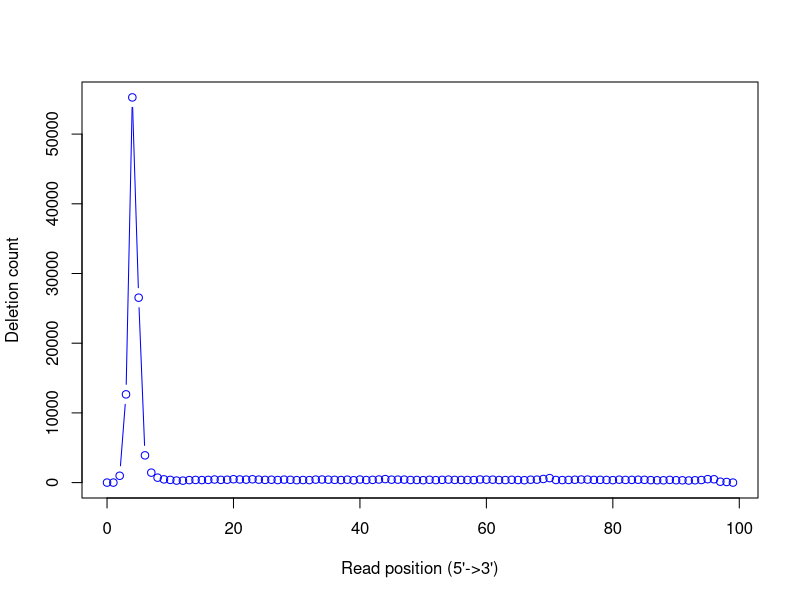

Recreate this plot in R.
pdf("../out_GSE56087_nor/out_RSeQC/out.deletion_profile.pdf")
pos=c(0,1,2,3,4,5,6,7,8,9,10,11,12,13,14,15,16,17,18,19,20,21,22,23,24,25,26,27,28,29,30,31,32,33,34,35,36,37,38,39,40,41,42,43,44,45,46,47,48,49,50,51,52,53,54,55,56,57,58,59,60,61,62,63,64,65,66,67,68,69,70,71,72,73,74,75,76,77,78,79,80,81,82,83,84,85,86,87,88,89,90,91,92,93,94,95,96,97,98,99)
value=c(0,0,980,12659,55265,26531,3908,1427,708,463,386,289,278,356,380,361,387,442,393,411,481,449,426,475,424,390,413,367,426,397,349,370,358,428,440,417,395,369,419,338,439,368,395,441,503,417,423,426,374,377,344,404,359,394,427,385,385,378,366,444,420,420,370,366,404,371,344,413,422,518,643,373,363,378,409,440,434,386,397,376,351,417,383,390,409,396,354,332,330,386,338,328,298,333,370,491,477,126,88,0)
plot(pos,value,type='b', col='blue',xlab="Read position (5'->3')", ylab='Deletion count')
dev.off()
